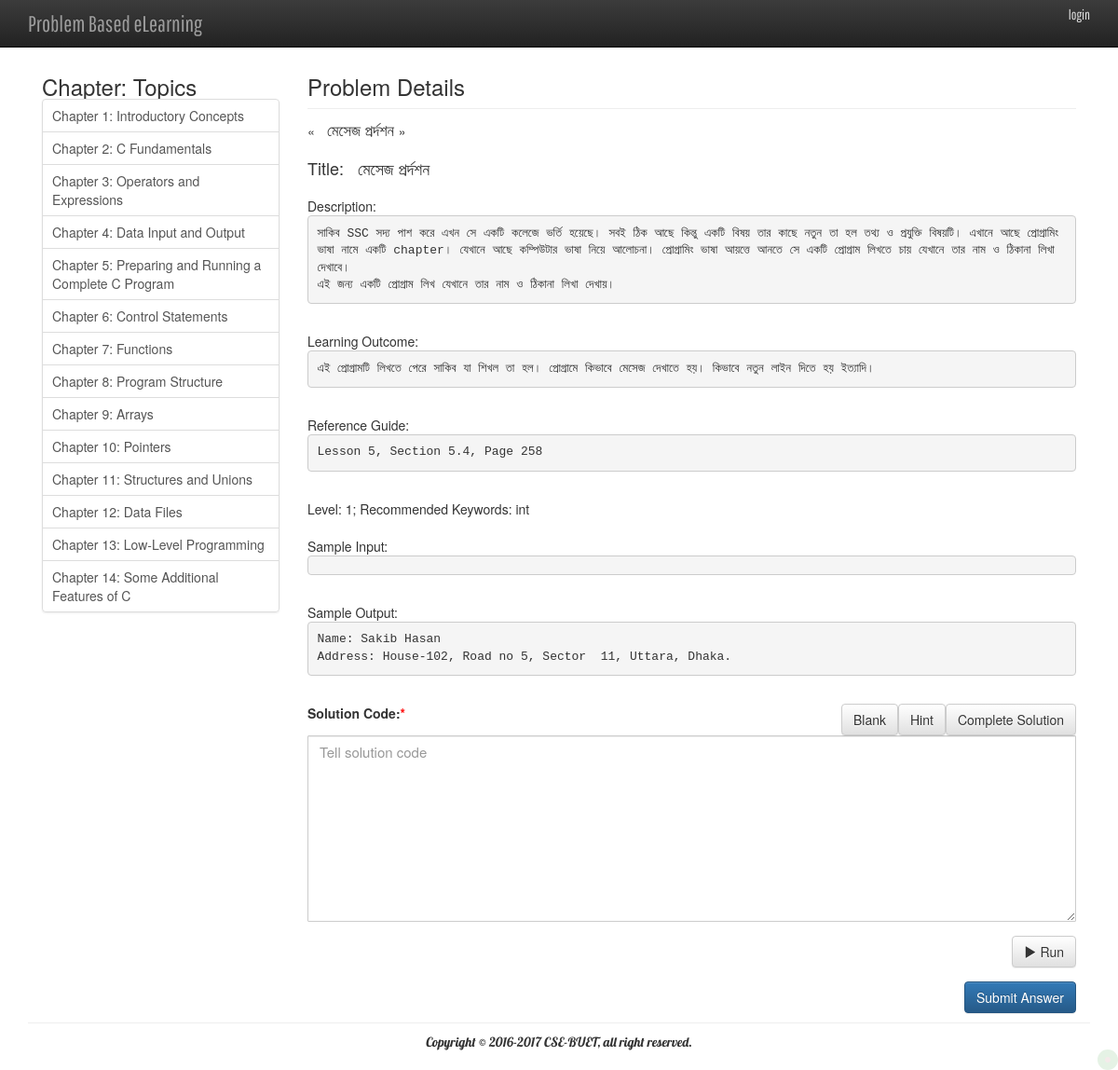
Page /c/Chapter_content/single_view/1 on the earlier database version.
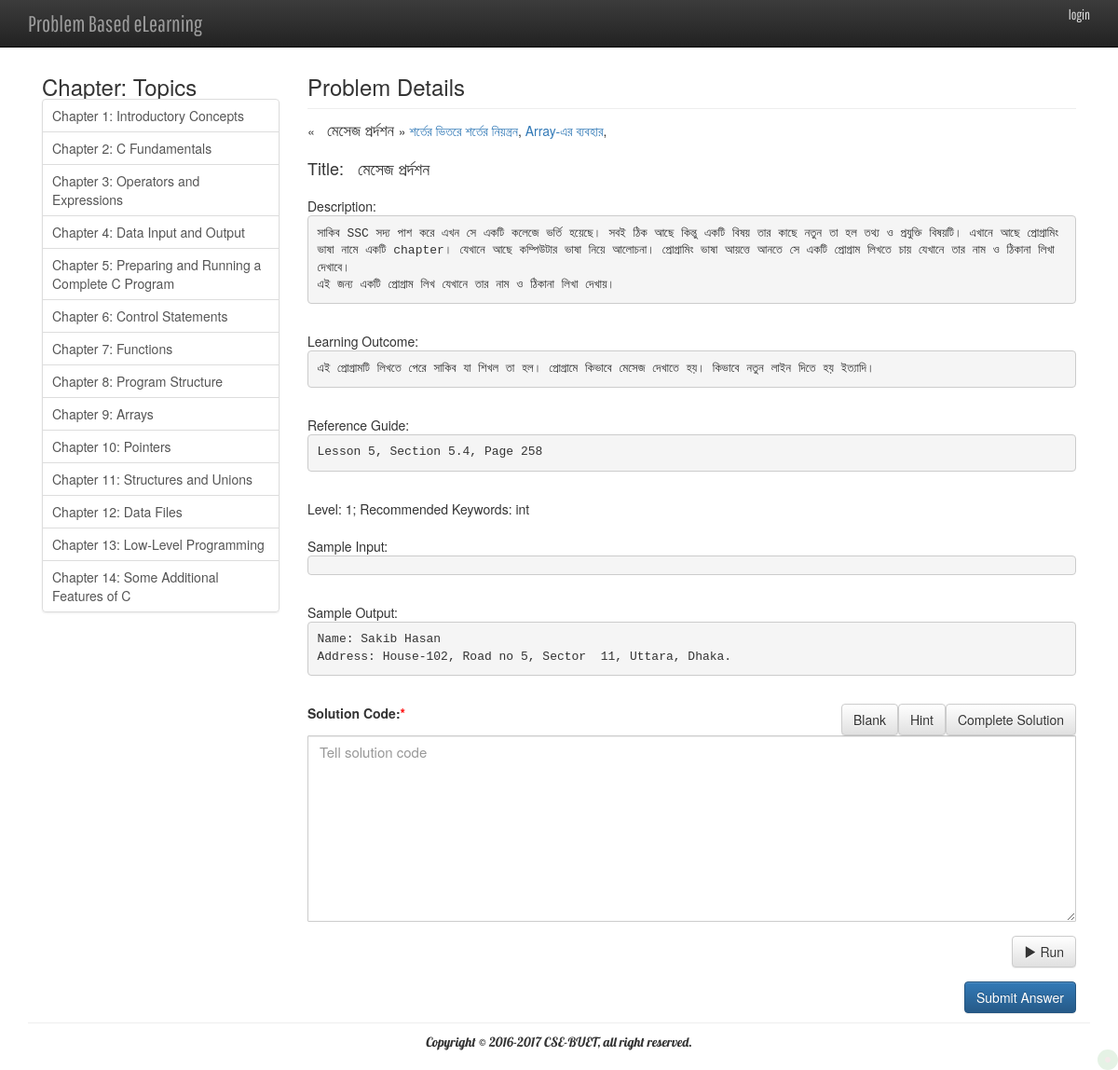
Same page on the later database version.
### tables this page shows
CREATE TABLE IF NOT EXISTS `c_topics` (
  `id` int(11) NOT NULL AUTO_INCREMENT,
  `title` varchar(256) DEFAULT NULL,
  `created_at` timestamp NULL DEFAULT CURRENT_TIMESTAMP,
  PRIMARY KEY (`id`)
);

CREATE TABLE IF NOT EXISTS `c_problem` (
  `id` int(11) NOT NULL AUTO_INCREMENT,
  `title` varchar(255) NOT NULL,
  `description` mediumtext NOT NULL,
  `learning_outcome` mediumtext NOT NULL,
  `reference_guide` varchar(255) NOT NULL,
  `keywords` varchar(100) NOT NULL,
  `type` varchar(30) NOT NULL,
  `level` int(2) NOT NULL,
  `sample_input` mediumtext,
  `sample_output` mediumtext,
  `hint` mediumtext NOT NULL,
  `chapter_id` int(11) NOT NULL,
  `created_by` varchar(50) NOT NULL,
  `created_at` timestamp NOT NULL DEFAULT CURRENT_TIMESTAMP,
  `updated_at` timestamp NULL DEFAULT NULL,
  PRIMARY KEY (`id`)
);

### application/controllers/c/Chapter_content.php (called while the page is built, shortened)
<?php
class Chapter_content extends CI_Controller {
	function __construct() {
		$this->load->model("c/Chapter_content_model", "Chapter_content");
		$this->load->model("c/Learning_model", "learning");
		$this->load->model("c/Problem_list_model", "problem_list");
	}
	public function single_view($pid)
	{
		$data['chapter_content'] = $this->Chapter_content->getTopics();
		$data['childes'] = $this->problem_list->getChildList($pid);
		$data['parent'] = $this->problem_list->getParentList($pid);
		$data['single_problem'] = $this->learning->singleProblemView($pid);
		$this->load->view('c/chapter_content/single_problem_view', $data);
	}
}

### index.php (called while the page is built, shortened)
<?php
require_once BASEPATH.'core/CodeIgniter.php';

### application/models/c/Chapter_content_model.php (called while the page is built, shortened)
<?php
class Chapter_content_model extends CI_Model
{
    public function getTopics()
    {
        $this->db->select("*");
        $this->db->from("c_topics");
        $this->db->order_by("id");
        $query = $this->db->get();
        return $result = $query->result();
    }
}

### application/models/c/Learning_model.php (called while the page is built, shortened)
<?php
class Learning_model extends CI_Model
{
    public function singleProblemView($pid)
    {
        $this->db->select("*");
        $this->db->from("c_problem");
        $this->db->where('id', $pid);
        $query = $this->db->get();
        return $result = $query->result();
    }
}

### application/models/c/Problem_list_model.php (called while the page is built, shortened)
<?php
class Problem_list_model extends CI_Model
{
    public function getChildList($pid)
    {
        $this->db->select("p.id, p.title");
        $this->db->from("c_child_problem c, c_problem p");
        $this->db->where('c.pid', $pid);
        $this->db->where('c.child_id=p.id');
        $query = $this->db->get();
        return $result = $query->result();
    }
    public function getParentList($pid)
    {
        $this->db->select("p.id, p.title");
        $this->db->from("c_parent_problem c, c_problem p");
        $this->db->where('c.pid', $pid);
        $this->db->where('c.parent_id=p.id');
        $query = $this->db->get();
        return $result = $query->result();
    }
}

### application/views/c/chapter_content/single_problem_view.php (the view, shortened to what this page needs)
<?php
$this->load->view('c/common/header');
$this->load->view('c/common/chapter_nav');
?>
<div class="col-md-9 col-sm-9 col-xs-12">
    <form role="form" action="<?=base_url();?>c/Solution_submit/answer_solution/<?=$single_problem[0]->id?>" method="post">
        <h3>Problem Details</h3>
        <hr>
        &laquo; <big><?php echo $single_problem[0]->title; ?> </big> &raquo;
        <?php for ($i = 0; $i < count($parent); ++$i) { ?>
            <a href="<?=base_url();?>c/Learning/single_view/<?php echo $parent[$i]->id;?>"><?php echo $parent[$i]->title;?></a>,
        <?php } ?>
        <br>
        <br>
        <h4>Title: <?php echo $single_problem[0]->title; ?></h4>
        <br>
        <p>Description: <pre><?php echo $single_problem[0]->description; ?></pre></p>
        <br>
        <p>Learning Outcome: <pre><?php echo $single_problem[0]->learning_outcome; ?></pre></p>
        <br>
        <p>Reference Guide: <pre><?php echo $single_problem[0]->reference_guide; ?></pre></p>
        <br>
        <p>Level: <?php echo $single_problem[0]->level;?>; Recommended Keywords: <?php echo $single_problem[0]->keywords; ?></p>
        <br>
        <p>Sample Input: <pre><?php echo $single_problem[0]->sample_input; ?></pre></p>
        <br>
        <p>Sample Output: <pre><?php echo $single_problem[0]->sample_output; ?></pre></p>
        <br>
        <div class="form-group required">
            <label class="control-label">Solution Code:</label>
            <span id="complete_solution" class="btn btn-default pull-right">Complete Solution</span>
            <span id="hint" class="btn btn-default pull-right">Hint</span>
            <span id="blank" class="btn btn-default pull-right">Blank</span>
            <textarea id="solution_code" name="solution_code" class="form-control min-h-200" placeholder="Tell solution code" required></textarea>
        </div>
        <div class="row">
            <div class="form-group col-md-12">
                <button id="solution_code_btn" type="button" class="btn btn-default pull-right"><i class="glyphicon glyphicon-play"></i> Run</button>
            </div>
        </div>
        <input class="btn btn-primary pull-right" type="submit" value="Submit Answer">
    </form>
</div>

### application/views/c/common/chapter_nav.php (shortened to what this page needs)
<div class="col-md-3 col-sm-4 col-xs-12">
    <h3>Chapter: Topics</h3>
    <div class="list-group">
        <?php for ($i = 0; $i < count($chapter_content); ++$i) { ?>
            <a href="<?=base_url();?>c/Chapter_content/chapter_wise_problems/<?php echo $chapter_content[$i]->id;?>" title="<?php echo $chapter_content[$i]->title;?>" class="list-group-item"><?php echo $chapter_content[$i]->title;?></a>
        <?php } ?>
    </div>
</div>

Differences in the rows shown:
now on this page (row edited): c_problem: title "শর্তের ভিতরে শর্তের নিয়ন্ত্রন"
now on this page (row edited): c_problem: title "Array-এর ব্যবহার"
